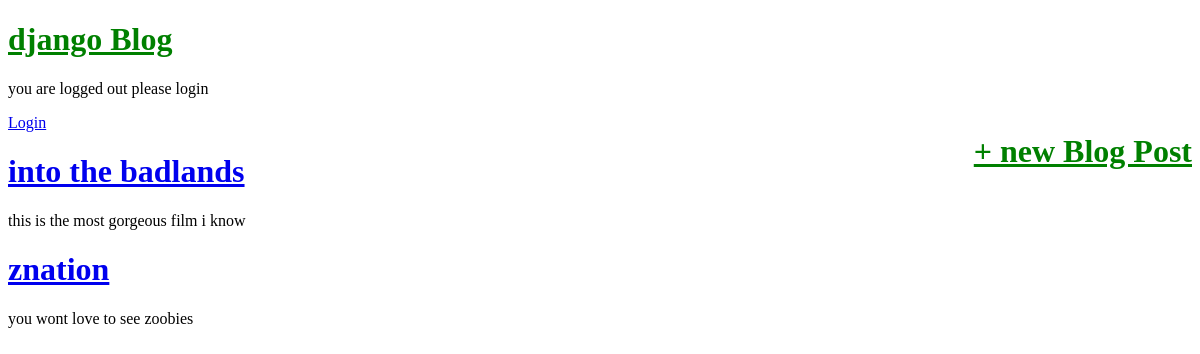
The app's page /, older data.
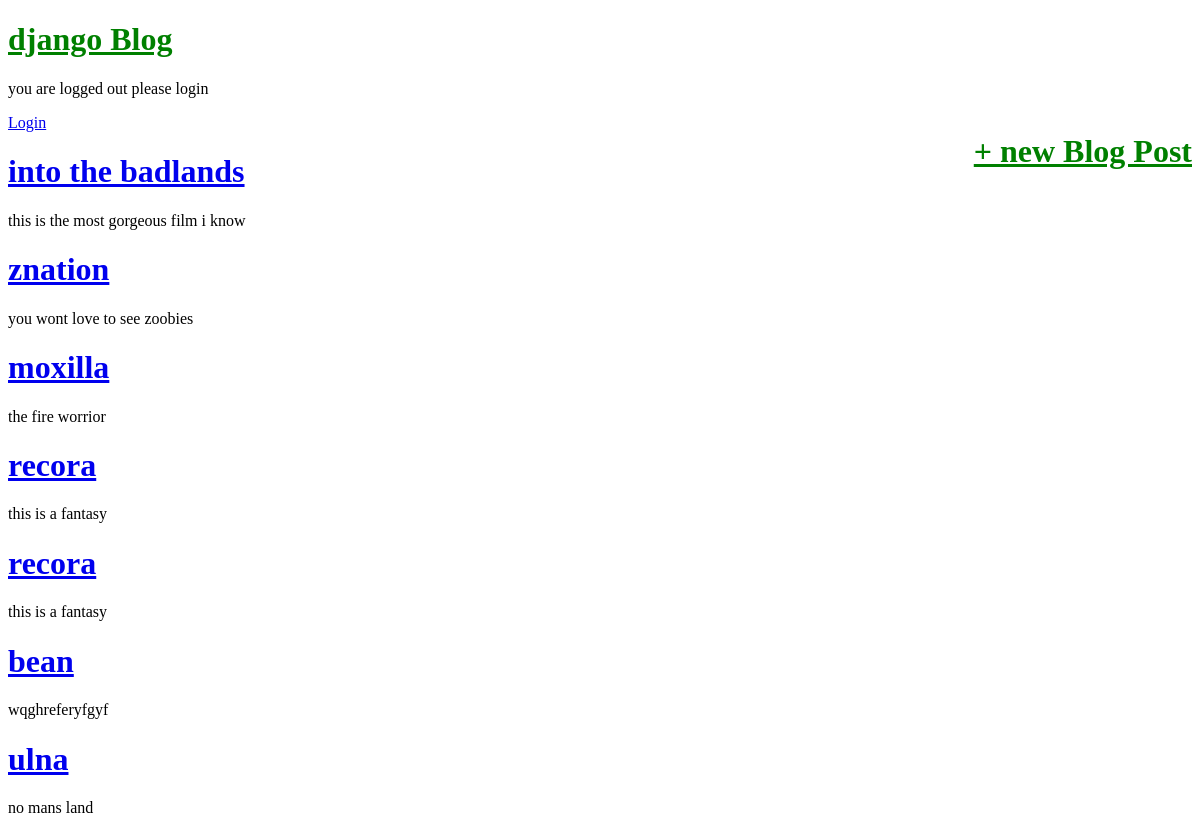
The same page, newer data.
### blog/models.py (models this page shows, shortened)
class POst(models.Model):
    tittle = models.CharField(max_length=200)
    author = models.ForeignKey(
        'auth.User',
        on_delete=models.CASCADE,
    )
    body = models.TextField()

### blog/views.py (the view)
# urls.py: path('', BlogListView.as_view(), name='home'),
class BlogListView(ListView):
    model = POst
    template_name = 'home.html'

### templates/home.html (shortened to what this page needs)
{% extends 'base.html' %}
{% block content %}
{% for post in object_list %}
<div class="post-entry">
    <h1><a href="{% url 'post_detail' post.pk %}">{{post.tittle}}</a></h1>
    <p> {{post.body}}</p>
</div>
{% endfor%}
{% endblock content %}

### templates/base.html (shortened to what this page needs)
{% load static %}
<!DOCTYPE html>
<html lang="en">
<head>
    <link rel="stylesheet" href="{% static 'css/base.css' %}">
</head>
<body>
<header>
    <div class="nav-left">
    <h1><a href="{% url 'home' %}">django Blog</a></h1>
    </div>
    <div class="nav-right">
        <h1><a href="{% url 'post_new' %}">+ new Blog Post</a></h1>
    </div>
</header>
{% if user.is_authenticated %}
<p>Hi {{ user.username }}!</p>
<a href="{% url 'logout' %}">Logut</a>
<a href="{% url 'password_change' %}">reset password</a>
{% else %}
<p> you are logged out please login</p>
<a href="{% url 'login'%}">Login</a>
{% endif %}
<div>
    {% block content%}
    {% endblock content%}
</div>
</body>
</html>

### static/css/base.css (style rules this page uses)
header h1 a { color: green; }
.nav-left { margin-right: auto; }
.nav-right { float: right; padding-top:2rem; }

Row changes from the older to the newer data that the page shows:
added POst: tittle "moxilla", body "the fire worrior"
added POst: tittle "recora", body "this is a fantasy"
added POst: tittle "recora", body "this is a fantasy"
added POst: tittle "bean", body "wqghreferyfgyf"
added POst: tittle "ulna", body "no mans land"
